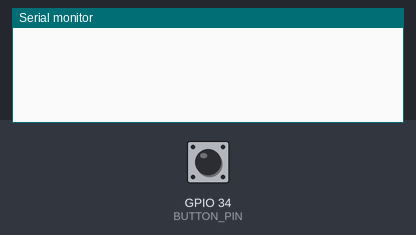
A sketch run on a simulated ESP32. Parts: the last lines printed to the serial monitor. Inputs (shaded band) come from the test bench; at power-on: GPIO 34 (BUTTON_PIN) HIGH. I2S audio is not simulated (input reads silence).

Above: at 1.2 s.
1.3 s: GPIO 34 (BUTTON_PIN) pulled LOW for 0.15 s
At 1.43 s:
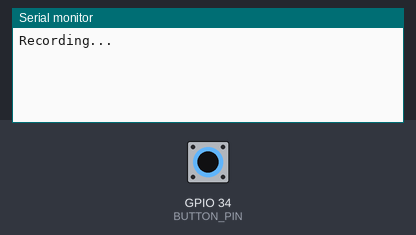
At 2.6 s:
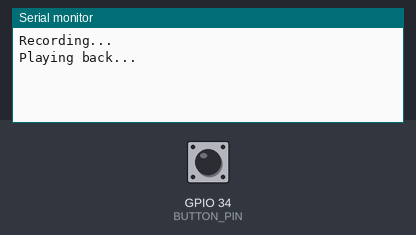

The sketch:

walkieTalky.ino
```cpp
#include <driver/i2s.h>
#include <math.h>

#define SAMPLE_BUFFER_SIZE 2048 // Buffer size for recording and playback

// Microphone settings
#define I2S_MIC_PORT I2S_NUM_0
#define I2S_MIC_WS 15
#define I2S_MIC_SD 22
#define I2S_MIC_SCK 2
#define MIC_SAMPLE_RATE 44100

// Speaker settings
#define I2S_SPK_PORT I2S_NUM_1
#define I2S_SPK_BCK_PIN 26
#define I2S_SPK_WS_PIN 25
#define I2S_SPK_DATA_PIN 27
#define SPK_SAMPLE_RATE 44100

#define BUTTON_PIN 34

// Buffers for recording and playback
int32_t recordedSamples[SAMPLE_BUFFER_SIZE];
int sampleIndex = 0;
bool isRecording = false;  // Flag to control recording state

void setup() {
  Serial.begin(115200);
  pinMode(BUTTON_PIN, INPUT_PULLUP);

  // Setup I2S for the microphone (recording)
  i2s_install_microphone();
  i2s_start(I2S_MIC_PORT);

  // Setup I2S for the speaker (playback)
  i2s_install_speaker();
  i2s_start(I2S_SPK_PORT);
}

void loop() {
  if (digitalRead(BUTTON_PIN) == LOW) {
    // Button pressed - record audio
    if (!isRecording) {
      isRecording = true;
      sampleIndex = 0; // Reset sample index for new recording
      Serial.println("Recording...");
    }

    record_audio();
  } else if (isRecording) {
    // Button released - play back recorded audio
    isRecording = false;
    Serial.println("Playing back...");
    play_audio();
  }
}

// Function to record audio from the microphone
void record_audio() {
  if (sampleIndex < SAMPLE_BUFFER_SIZE) {
    size_t bytesIn = 0;
    int32_t micBuffer[SAMPLE_BUFFER_SIZE / 2];  // Temporary buffer for mic data

    // Read audio from I2S microphone
    esp_err_t result = i2s_read(I2S_MIC_PORT, &micBuffer, sizeof(micBuffer), &bytesIn, portMAX_DELAY);
    if (result == ESP_OK) {
      int samples_read = bytesIn / sizeof(micBuffer[0]);

      // Store the recorded samples in the global buffer
      for (int i = 0; i < samples_read && sampleIndex < SAMPLE_BUFFER_SIZE; i++) {
        recordedSamples[sampleIndex++] = micBuffer[i];
      }
    }
  }
}

// Function to play the recorded audio through the speaker
void play_audio() {
  for (int i = 0; i < sampleIndex; i++) {
    int16_t sample = (int16_t)(recordedSamples[i] >> 16);  // Convert 32-bit sample to 16-bit

    // Write to I2S speaker
    size_t bytes_written;
    i2s_write(I2S_SPK_PORT, &sample, sizeof(sample), &bytes_written, portMAX_DELAY);
  }
}

// I2S configuration for microphone (input)
void i2s_install_microphone() {
  const i2s_config_t i2s_config_mic = {
    .mode = (i2s_mode_t)(I2S_MODE_MASTER | I2S_MODE_RX),
    .sample_rate = MIC_SAMPLE_RATE,
    .bits_per_sample = I2S_BITS_PER_SAMPLE_32BIT,
    .channel_format = I2S_CHANNEL_FMT_ONLY_RIGHT,
    .communication_format = I2S_COMM_FORMAT_I2S,
    .dma_buf_count = 4,
    .dma_buf_len = 1024,
    .intr_alloc_flags = 0,
    .use_apll = false
  };

  const i2s_pin_config_t pin_config_mic = {
    .bck_io_num = I2S_MIC_SCK,
    .ws_io_num = I2S_MIC_WS,
    .data_out_num = I2S_PIN_NO_CHANGE,
    .data_in_num = I2S_MIC_SD
  };

  i2s_driver_install(I2S_MIC_PORT, &i2s_config_mic, 0, NULL);
  i2s_set_pin(I2S_MIC_PORT, &pin_config_mic);
}

// I2S configuration for speaker (output)
void i2s_install_speaker() {
  const i2s_config_t i2s_config_spk = {
    .mode = (i2s_mode_t)(I2S_MODE_MASTER | I2S_MODE_TX),
    .sample_rate = SPK_SAMPLE_RATE,
    .bits_per_sample = I2S_BITS_PER_SAMPLE_16BIT,
    .channel_format = I2S_CHANNEL_FMT_RIGHT_LEFT,
    .communication_format = I2S_COMM_FORMAT_I2S,
    .dma_buf_count = 4,
    .dma_buf_len = 1024,
    .intr_alloc_flags = 0,
    .use_apll = false
  };

  const i2s_pin_config_t pin_config_spk = {
    .bck_io_num = I2S_SPK_BCK_PIN,
    .ws_io_num = I2S_SPK_WS_PIN,
    .data_out_num = I2S_SPK_DATA_PIN,
    .data_in_num = I2S_PIN_NO_CHANGE
  };

  i2s_driver_install(I2S_SPK_PORT, &i2s_config_spk, 0, NULL);
  i2s_set_pin(I2S_SPK_PORT, &pin_config_spk);
}
```

Measured:
- after the input at 1.3 s, the serial monitor: prints a new line at once (image 1)
